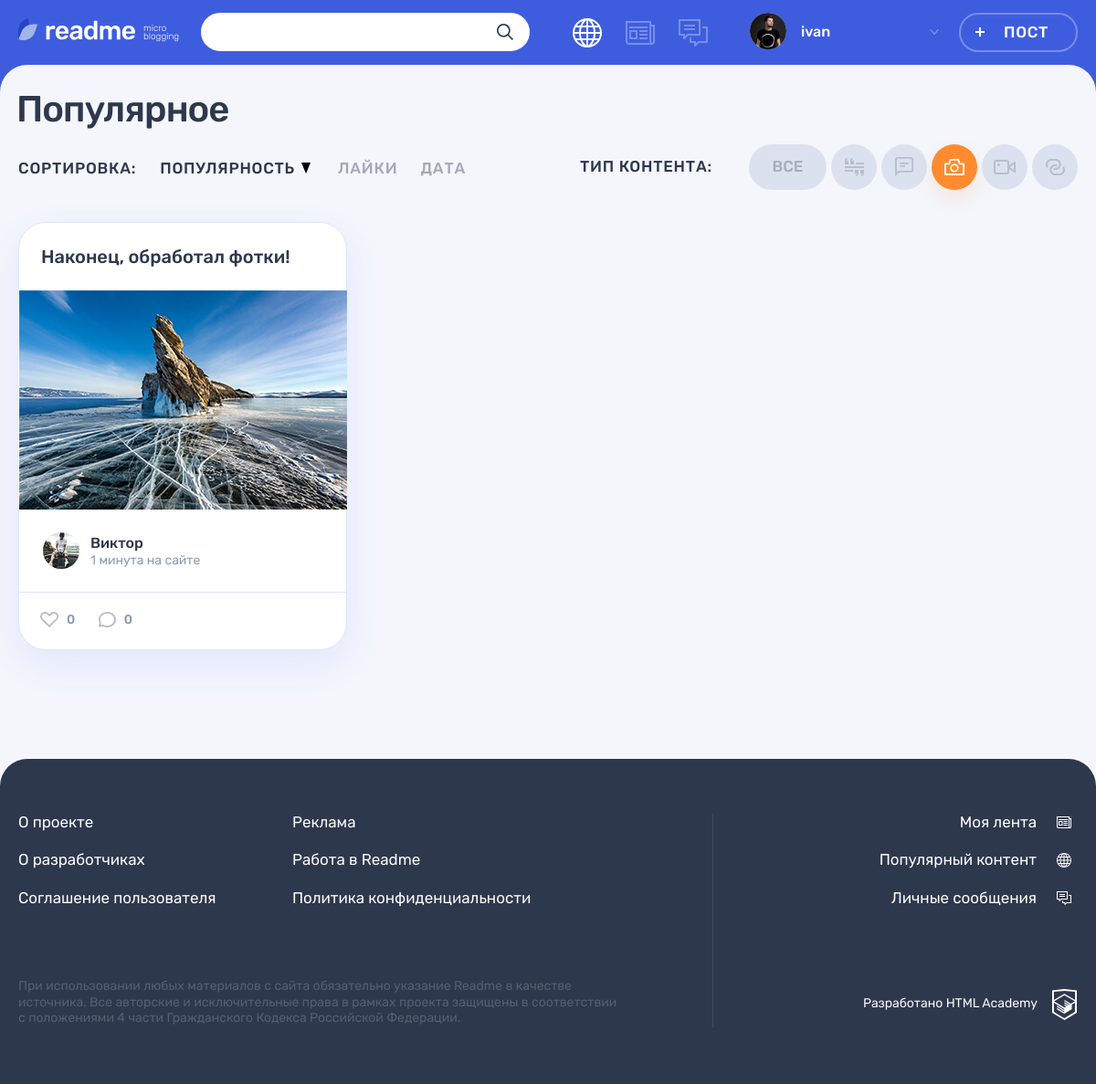
The page /index.php?id=3 on the database its author committed.
### tables this page shows
CREATE TABLE IF NOT EXISTS content_types (
  id INT AUTO_INCREMENT PRIMARY KEY,
  title VARCHAR(128),
  class_name VARCHAR(128),
  icon_width INT,
  icon_height INT
);

CREATE TABLE IF NOT EXISTS posts (
  id INT AUTO_INCREMENT PRIMARY KEY,
  create_date TIMESTAMP DEFAULT CURRENT_TIMESTAMP,
  heading VARCHAR(256) NOT NULL,
  paragraph TEXT,
  author VARCHAR(128),
  image_post TEXT,
  video TEXT,
  link TEXT,
  count_views INT,
  is_repost BIT,
  origin_author_ID INT,
  post_author_ID INT NOT NULL,
  content_type_ID INT NOT NULL,
  FOREIGN KEY (post_author_ID) REFERENCES users(id),
  FOREIGN KEY (content_type_ID) REFERENCES content_types(id)
);

CREATE TABLE IF NOT EXISTS users (
  id INT AUTO_INCREMENT PRIMARY KEY,
  date_registration TIMESTAMP DEFAULT CURRENT_TIMESTAMP,
  email VARCHAR(128) UNIQUE NOT NULL,
  login_user VARCHAR(128) UNIQUE NOT NULL,
  password_user VARCHAR(255) NOT NULL,
  avatar TEXT
);

### helpers.php (called while the page is built, shortened)
<?php
function get_noun_plural_form(int $number, string $one, string $two, string $many): string
{
    $number = (int)$number;
    $mod10 = $number % 10;
    $mod100 = $number % 100;
    switch (true) {
        case ($mod10 === 1):
            return $one;
    }
}
function include_template($name, array $data = [])
{
    $name = 'templates/' . $name;
    extract($data);
    require $name;
    $result = ob_get_clean();
    return $result;
}
function generate_random_date($index)
{
    $deltas = [['minutes' => 59], ['hours' => 23], ['days' => 6], ['weeks' => 4], ['months' => 11]];
    $dcnt = count($deltas);
    $delta = $deltas[$index];
    $timeval = rand(1, current($delta));
    $timename = key($delta);
    $ts = strtotime("$timeval $timename ago");
    $dt = date('Y-m-d H:i:s', $ts);
    return $dt;
}

### functions/functions_db.php (called while the page is built, shortened)
<?php
function db_request($link, $sql)
{
    return mysqli_fetch_all(mysqli_query($link, $sql), MYSQLI_ASSOC);
};

### functions/functions.php (called while the page is built, shortened)
<?php
function relative_date($post_date, $user = true)
{
    $last = ' назад';
    if ($user) {
        $last = ' на сайте';
    }
    $past = strtotime($post_date);
    $present = time();
    $diff = $present - $past;
    $result = null;
    if (floor($diff / 60) < 60) {
        $result = floor($diff / 60) . ' ' .
            get_noun_plural_form(
                floor($diff / 60),
                'минута',
                'минуты',
                'минут'
            ) .
            $last;
    }
    return $result;
};

### templates/main.php (the view, shortened to what this page needs)
<div class="container">
  <h1 class="page__title page__title--popular">Популярное</h1>
</div>
<div class="popular container">
  <div class="popular__filters-wrapper">
    <div class="popular__sorting sorting">
      <b class="popular__sorting-caption sorting__caption">Сортировка:</b>
      <ul class="popular__sorting-list sorting__list">
        <li class="sorting__item sorting__item--popular">
          <a class="sorting__link sorting__link--active" href="#">
            <span>Популярность</span>
            <svg class="sorting__icon" width="10" height="12">
              <use xlink:href="#icon-sort"></use>
            </svg>
          </a>
        </li>
        <li class="sorting__item">
          <a class="sorting__link" href="#">
            <span>Лайки</span>
          </a>
        </li>
        <li class="sorting__item">
          <a class="sorting__link" href="#">
            <span>Дата</span>
          </a>
        </li>
      </ul>
    </div>
    <div class="popular__filters filters">
      <b class="popular__filters-caption filters__caption">Тип контента:</b>
      <ul class="popular__filters-list filters__list">
        <li class="popular__filters-item popular__filters-item--all filters__item filters__item--all">
          <a class="filters__button filters__button--ellipse filters__button--all <?= $category_id === 0 ? 'filters__button--active' : ''; ?>" href="index.php">
            <span>Все</span>
          </a>
        </li>
        <?php foreach ($types as $key => $val) : ?>
          <li class="popular__filters-item filters__item">
            <a class="filters__button filters__button-<?= mb_stristr($val['class_name'], '-'); ?> <?= $category_id === intval($val['id']) ? 'filters__button--active' : ''; ?> button" href="index.php?id=<?= $val['id']; ?>">
              <svg class="filters__icon" width="<?= $val['icon_width']; ?>" height="<?= $val['icon_height']; ?>">
                <use xlink:href="#icon-filter<?= mb_stristr($val['class_name'], '-'); ?>"></use>
              </svg>
            </a>
          </li>
        <?php endforeach; ?>
      </ul>
    </div>
  </div>
  <div class="popular__posts">
    <?php foreach ($posts as $key => $val) : ?>
      <article class="popular__post post <?= $val['type']; ?>">
        <header class="post__header">
          <h2>
            <a href="post.php?id=<?= intval($val['id']) ?>"><?= htmlspecialchars($val['heading']); ?></a>
          </h2>
        </header>
        <div class="post__main">
          <?php if ($val['type'] === 'post-photo') : ?>
            <div class="post-photo__image-wrapper">
              <img src="img/<?= $val['image_post']; ?>" alt="Фото от пользователя" width="360" height="240">
            </div>
          <?php endif; ?>
        </div>
        <footer class="post__footer">
          <div class="post__author">
            <a class="post__author-link" href="#" title="Автор">
              <div class="post__avatar-wrapper">
                <img class="post__author-avatar" src="img/<?= $val['avatar']; ?>" alt="Аватар пользователя">
              </div>
              <div class="post__info">
                <b class="post__author-name"><?= htmlspecialchars($val['user_name']); ?></b>
                <time class="post__time" datetime="<?= $post_time = generate_random_date($key); ?>" title="<?= $fomatted_post_time = date("d.m.Y H.i", strtotime($post_time)); ?>"><?= relative_date($post_time); ?></time>
              </div>
            </a>
          </div>
          <div class="post__indicators">
            <div class="post__buttons">
              <a class="post__indicator post__indicator--likes button" href="#" title="Лайк">
                <svg class="post__indicator-icon" width="20" height="17">
                  <use xlink:href="#icon-heart"></use>
                </svg>
                <span>0</span>
              </a>
              <a class="post__indicator post__indicator--comments button" href="#" title="Комментарии">
                <svg class="post__indicator-icon" width="19" height="17">
                  <use xlink:href="#icon-comment"></use>
                </svg>
                <span>0</span>
              </a>
            </div>
          </div>
        </footer>
      </article>
    <?php endforeach; ?>
  </div>
</div>

### rows shown on the page
content_types: icon_width 21 (drawn)
content_types: icon_width 20 (drawn)
content_types: icon_width 22 (drawn)
content_types: icon_width 24 (drawn)
content_types: icon_width 21 (drawn)
posts: heading "Наконец, обработал фотки!", image_post (picture), post_author_ID.avatar (picture), post_author_ID.login_user "Виктор", post_time "1 минута на сайте"

### other values the page prints
$user_name "ivan"
